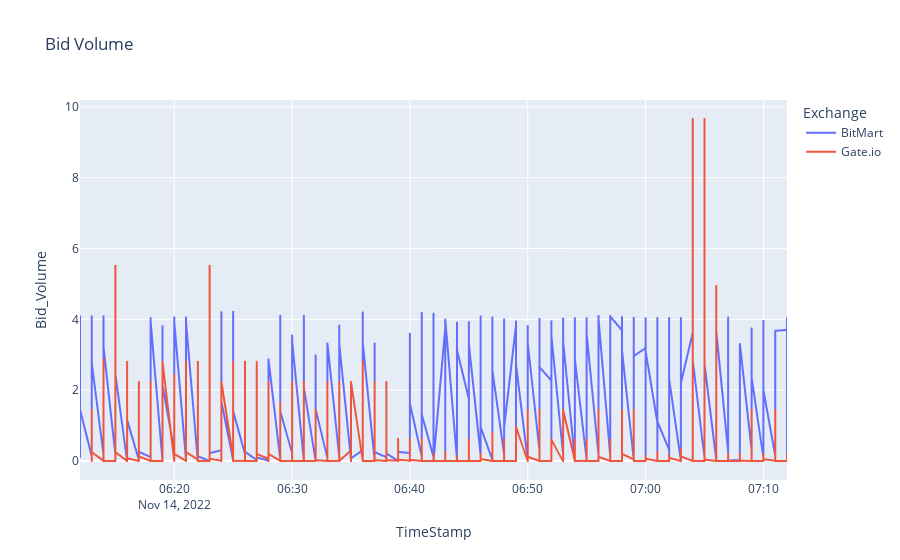

Notebook code cell kept with this figure:
### Code cell
fig=px.line(spread_data[spread_data.Ticker == 'BTC/USDT'], x='TimeStamp', y='Bid_Volume', color="Exchange",title='Bid Volume')
fig.show()

### Figure 1 — Plotly figure (JSON) as saved in the notebook; plotly's stock layout.template omitted (floating-point values rounded to 4 significant figures; data arrays with more than 128 entries replaced by an {"elided": "..."} marker saying what was removed)
{"data": [{"hovertemplate": "Exchange=BitMart<br>TimeStamp=%{x}<br>Bid_Volume=%{y}<extra></extra>", "legendgroup": "BitMart", "line": {"color": "#636efa", "dash": "solid"}, "marker": {"symbol": "circle"}, "mode": "lines", "name": "BitMart", "showlegend": true, "type": "scattergl", "x": {"elided": "2940 str values"}, "xaxis": "x", "y": {"elided": "2940 float values"}, "yaxis": "y"}, {"hovertemplate": "Exchange=Gate.io<br>TimeStamp=%{x}<br>Bid_Volume=%{y}<extra></extra>", "legendgroup": "Gate.io", "line": {"color": "#EF553B", "dash": "solid"}, "marker": {"symbol": "circle"}, "mode": "lines", "name": "Gate.io", "showlegend": true, "type": "scattergl", "x": {"elided": "2940 str values"}, "xaxis": "x", "y": {"elided": "2940 float values"}, "yaxis": "y"}], "layout": {"legend": {"title": {"text": "Exchange"}, "tracegroupgap": 0}, "title": {"text": "Bid Volume"}, "xaxis": {"anchor": "y", "domain": [0, 1], "title": {"text": "TimeStamp"}}, "yaxis": {"anchor": "x", "domain": [0, 1], "title": {"text": "Bid_Volume"}}}}
